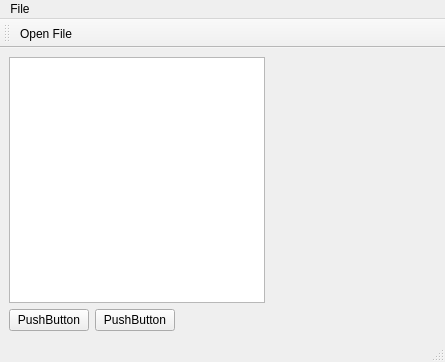
<?xml version="1.0" encoding="UTF-8"?>
<ui version="4.0">
 <class>MainWindow</class>
 <widget class="QMainWindow" name="MainWindow">
  <property name="geometry">
   <rect>
    <x>0</x>
    <y>0</y>
    <width>445</width>
    <height>362</height>
   </rect>
  </property>
  <property name="windowTitle">
   <string>MainWindow</string>
  </property>
  <widget class="QWidget" name="centralwidget">
   <layout class="QVBoxLayout" name="verticalLayout">
    <item>
     <layout class="QHBoxLayout" name="horizontalLayout">
      <item>
       <widget class="QTreeView" name="treeView">
        <property name="sizePolicy">
         <sizepolicy hsizetype="Fixed" vsizetype="Expanding">
          <horstretch>0</horstretch>
          <verstretch>0</verstretch>
         </sizepolicy>
        </property>
        <property name="contextMenuPolicy">
         <enum>Qt::ContextMenuPolicy::ActionsContextMenu</enum>
        </property>
       </widget>
      </item>
      <item>
       <widget class="QVTKOpenGLNativeWidget" name="vtkWidget" native="true">
        <property name="sizePolicy">
         <sizepolicy hsizetype="Expanding" vsizetype="Expanding">
          <horstretch>0</horstretch>
          <verstretch>0</verstretch>
         </sizepolicy>
        </property>
        <property name="minimumSize">
         <size>
          <width>0</width>
          <height>0</height>
         </size>
        </property>
       </widget>
      </item>
     </layout>
    </item>
    <item>
     <layout class="QHBoxLayout" name="horizontalLayout_2">
      <item>
       <widget class="QPushButton" name="pushButton">
        <property name="text">
         <string>PushButton</string>
        </property>
       </widget>
      </item>
      <item>
       <widget class="QPushButton" name="pushButton_2">
        <property name="text">
         <string>PushButton</string>
        </property>
       </widget>
      </item>
      <item>
       <spacer name="horizontalSpacer">
        <property name="orientation">
         <enum>Qt::Orientation::Horizontal</enum>
        </property>
        <property name="sizeHint" stdset="0">
         <size>
          <width>785</width>
          <height>20</height>
         </size>
        </property>
       </spacer>
      </item>
     </layout>
    </item>
   </layout>
  </widget>
  <widget class="QMenuBar" name="menubar">
   <property name="geometry">
    <rect>
     <x>0</x>
     <y>0</y>
     <width>445</width>
     <height>17</height>
    </rect>
   </property>
   <widget class="QMenu" name="menuFile">
    <property name="title">
     <string>File</string>
    </property>
    <addaction name="actionOpen_File"/>
   </widget>
   <addaction name="menuFile"/>
  </widget>
  <widget class="QStatusBar" name="statusbar"/>
  <widget class="QToolBar" name="toolBar">
   <property name="windowTitle">
    <string>toolBar</string>
   </property>
   <attribute name="toolBarArea">
    <enum>TopToolBarArea</enum>
   </attribute>
   <attribute name="toolBarBreak">
    <bool>false</bool>
   </attribute>
   <addaction name="actionOpen_File"/>
  </widget>
  <action name="actionOpen_File">
   <property name="icon">
    <iconset resource="icons.qrc">
     <normaloff>:/icons/fileopen.png</normaloff>:/icons/fileopen.png</iconset>
   </property>
   <property name="text">
    <string>Open File</string>
   </property>
   <property name="menuRole">
    <enum>QAction::MenuRole::NoRole</enum>
   </property>
  </action>
  <action name="actionItem_Options">
   <property name="text">
    <string>Item Options</string>
   </property>
   <property name="menuRole">
    <enum>QAction::MenuRole::NoRole</enum>
   </property>
  </action>
 </widget>
 <customwidgets>
  <customwidget>
   <class>QVTKOpenGLNativeWidget</class>
   <extends>QWidget</extends>
   <header>QVTKOpenGLNativeWidget.h</header>
   <container>1</container>
  </customwidget>
 </customwidgets>
 <resources>
  <include location="icons.qrc"/>
 </resources>
 <connections/>
</ui>
